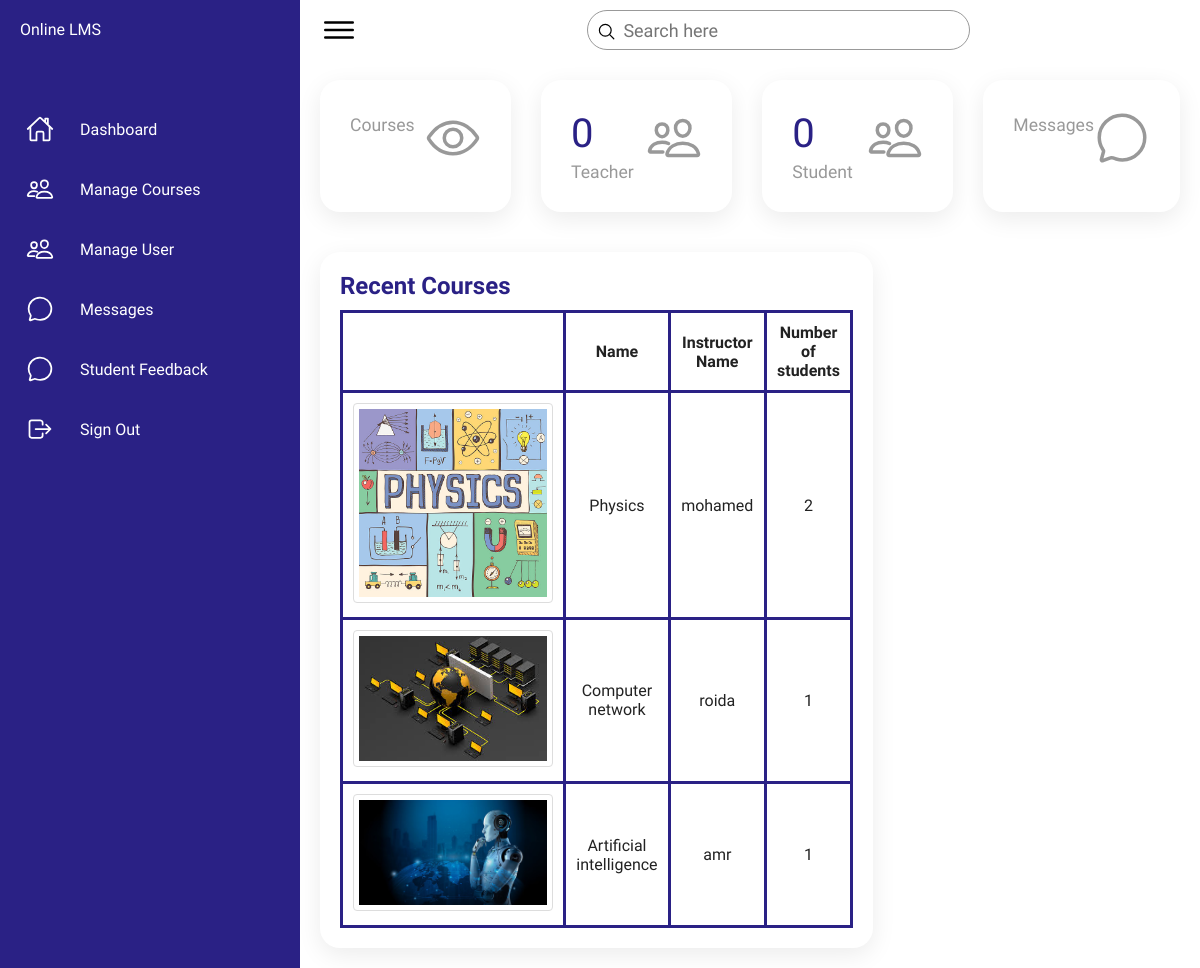
/dashboard.php, run on an earlier commit of the app's database.
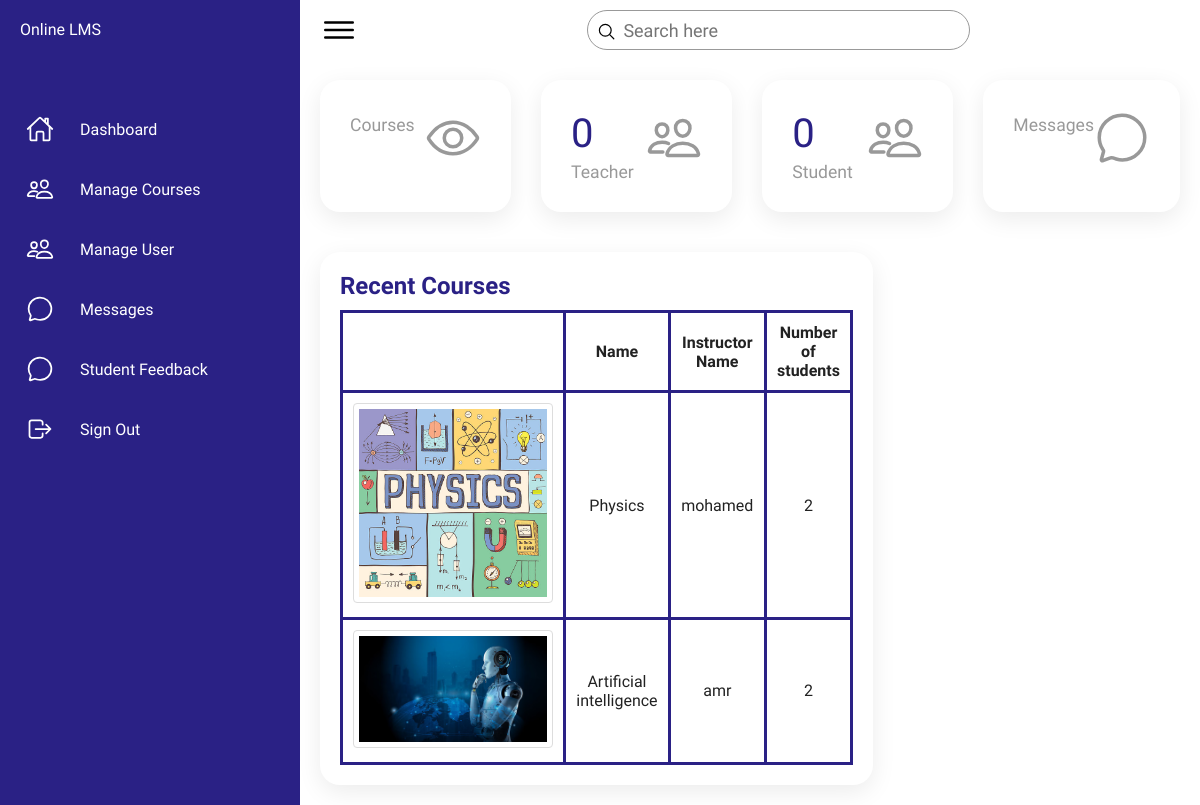
And on a later commit of the database.
### tables this page shows
CREATE TABLE `course` (
  `CourseID` int(11) NOT NULL,
  `CourseName` varchar(50) NOT NULL,
  `Description` text NOT NULL,
  `InstructorID` int(11) NOT NULL,
  `Start_Date` datetime NOT NULL,
  `End_Date` datetime NOT NULL,
  `Image` varchar(500) NOT NULL
);

CREATE TABLE `user` (
  `UserID` int(11) NOT NULL,
  `UserName` varchar(50) NOT NULL,
  `Email` varchar(50) NOT NULL,
  `Password` varchar(100) NOT NULL,
  `Role` varchar(10) NOT NULL,
  `Gender` varchar(10) NOT NULL
);

### classes/Db.classes.php (called while the page is built, shortened)
<?php
class Db {
    private $dbHost="localhost";
        private $dbUser="root";
        private $dbPassword="";
        private $dbName="se";
        protected $connection;
    protected function connect() {
        try {
            $username = "root";
            $pass = "";
            $db = new PDO('mysql:host=localhost;dbname=SE', $username, $pass);
            return $db;
        }
        catch (PDOException $e) {
            print "Error!" . $e->getMessage() . "<br/>";
            die();
        }
    }
    public function openConnection()
        {
           $this->connection=new mysqli($this->dbHost,$this->dbUser,$this->dbPassword,$this->dbName);
          return true;
        }
    public function select($qry)
    {
        $result=$this->connection->query($qry);
        return $result->fetch_all(MYSQLI_ASSOC);
    }
}

### classes/Model/user.classes.php (called while the page is built, shortened)
<?php
class User extends Db {
    protected function getStudentsNum($AdminID) {
        $stmt = $this->connect()->prepare('SELECT COUNT(*) FROM Student WHERE AdminID = ?;');
        if(!$stmt->execute(array($AdminID)))
        {
            $stmt = null;
            header("location: ../../manageUser.php?error=stmtfaild");
            exit();
        }
        $rowCount = $stmt->fetchColumn();
        return $rowCount;
    }
    protected function getTeachersNum($AdminID) {
        $stmt = $this->connect()->prepare('SELECT COUNT(*) FROM Faculty_Member WHERE AdminID = ?;');
        if(!$stmt->execute(array($AdminID)))
        {
            $stmt = null;
            header("location: ../../manageUser.php?error=stmtfaild");
            exit();
        }
        $rowCount = $stmt->fetchColumn();
        return $rowCount;
    }
}

### classes/Control/CourseController.php (called while the page is built, shortened)
<?php
require_once __DIR__ . '/../../classes/Db.classes.php';
class CourseController extends Db
{
    public function getCourses()
    {
        if ($this->openConnection()) {
            $query = "SELECT c.CourseName, u.UserName, c.Image,c.CourseID FROM course c JOIN faculty_member f ON c.InstructorID = f.FacultyID JOIN user u ON f.UserID = u.UserID";
            return $this->select($query);
        } else {
            echo "Error in Database Connection";
            return false;
        }
    }
    public function getNumberOfStudents(int $courseId)
    {
        if ($this->openConnection()) {
            $query = "SELECT COUNT(*) as studentCount FROM student_course WHERE CourseID = '$courseId'";
            $result = $this->select($query);
            if (is_array($result) && isset($result[0]['studentCount'])) {
                return $result[0]['studentCount'];
            } else {
                return 0;
            }
        } else {
            echo "Error in Database Connection";
            return false;
        }
    }
}

### dashboard.php (the view, shortened to what this page needs)
<?php
include "classes/Db.classes.php";
include "classes/Model/user.classes.php";
include "classes/View/user-view.classes.php";
require_once 'classes/Control/CourseController.php';
$courseController = new CourseController;
$courses = $courseController->getCourses();
?>
<!DOCTYPE html>
<html lang="en">
<head>
    <link rel="stylesheet" type="text/css" href="css/Dashboard.css">
</head>
<?php
include_once "sidebar.php";
?>
<div class="search">
    <label>
        <input type="text" placeholder="Search here">
        <ion-icon name="search-outline"></ion-icon>
    </label>
</div>
</div>
<?php
include_once "cards.php"
?>
<div class="details">
    <div class="recentOrders">
        <div class="cardHeader">
            <h2>Recent Courses</h2>
        </div>
        <table>
            <?php
            if (count($courses) == 0) {
            ?>
                <br>
                <div class="alert">
                    <strong>No Avilable Courses!</strong>
                </div><?php
                    } else { ?>
                <thead>
                    <tr>
                        <td></td>
                        <td>Name</td>
                        <td>Instructor Name</td>
                        <td>Number of students</td>
                    </tr>
                </thead>
                <?php
                        $totalCourses = count($courses);
                        $endIndex = max($totalCourses - 5, 0);
                        for ($i = $totalCourses - 1; $i >= $endIndex; $i--) {
                            $course = $courses[$i]; ?>
                    <tbody>
                        <tr>
                            <td><img src="<?php echo $course["Image"] ?>" alt="Course Image"></td>
                            <td><?php echo $course["CourseName"] ?></td>
                            <td><?php echo $course["UserName"] ?></td>
                            <td>
                                    <?php
                                    $numberOfStudents = $courseController->getNumberOfStudents($course['CourseID']);
                                    if ($numberOfStudents !== false) {
                                        echo $numberOfStudents;
                                    } else {
                                        echo "Error retrieving number of students.";
                                    } ?>
                                </td>
                        </tr>
                    </tbody>
            <?php }
                    }
            ?>
        </table>
    </div>
</div>
</div>
</div>
</body>
</html>

### sidebar.php
<body>
	<div class="container">
		<div class="navigation">
			<ul>
				<li>
					<a href="dashboard.php"><span class="title">Online LMS</span></a>
				</li>
				<li>
					<a href="dashboard.php">
						<span class="icon">
							<ion-icon name="home-outline"></ion-icon>
						</span>
						<span class="title">Dashboard</span>
					</a>
				</li>
				<li>
					<a href="manageCourse.php">
						<span class="icon">
							<ion-icon name="people-outline"></ion-icon>
						</span>
						<span class="title">Manage Courses</span>
					</a>
				</li>
				<li>
					<a href="manageUser.php">
						<span class="icon">
							<ion-icon name="people-outline"></ion-icon>
						</span>
						<span class="title">Manage User</span>
					</a>
				</li>
				<li>
					<a href="messages.php">
						<span class="icon">
							<ion-icon name="chatbubble-outline"></ion-icon>
						</span>
						<span class="title">Messages</span>
					</a>
				</li>
				<li>
					<a href="feedback.php">
						<span class="icon">
							<ion-icon name="chatbubble-outline"></ion-icon>
						</span>
						<span class="title">Student Feedback</span>
					</a>
				</li>
				<li>
					<a href="./includes/logout.inc.php">
						<span class="icon">
							<ion-icon name="log-out-outline"></ion-icon>
						</span>
						<span class="title">Sign Out</span>
					</a>
				</li>
			</ul>
		</div>
		<div class="main">
            <div class="topbar">
                <div class="toggle">
                    <ion-icon name="menu-outline"></ion-icon>
                </div>

### cards.php (shortened to what this page needs)
<div class="cardBox">
				<div class="card">
					<div>
						<div class="cardName">Courses</div>
					</div>
					<div class="iconBx">
						<ion-icon name="eye-outline"></ion-icon>
					</div>
				</div>
				<div class="card">
					<div>
						<div class="numbers"><?php $users->fetchTeacherCount($_SESSION["AdminID"]);?></div>
						<div class="cardName">Teacher</div>
					</div>
					<div class="iconBx">
						<ion-icon name="people-outline"></ion-icon>
					</div>
				</div>
				<div class="card">
					<div>
						<div class="numbers"><?php $users->fetchStudentCount($_SESSION["AdminID"]);?></div>
						<div class="cardName">Student</div>
					</div>
					<div class="iconBx">
						<ion-icon name="people-outline"></ion-icon>
					</div>
				</div>
				<div class="card">
					<div>
						<div class="cardName">Messages</div>
					</div>
					<div class="iconBx">
						<ion-icon name="chatbubble-outline"></ion-icon>
					</div>
				</div>
			</div>

### classes/View/user-view.classes.php (shortened to what this page needs)
<?php
class UserView extends User {
    public function fetchStudentCount($AdminID) {
        $rowCount = $this->getStudentsNum($AdminID);
        echo $rowCount;
    }
    public function fetchTeacherCount($AdminID) {
        $rowCount = $this->getTeachersNum($AdminID);
        echo $rowCount;
    }
}

### css/Dashboard.css (style rules this page uses)
* { font-family: "Ubuntu", sans-serif; margin: 0; padding: 0; box-sizing: border-box; }
:root { --blue: #2a2185; --white: #fff; --gray: #f5f5f5; --black1: #222; --black2: #999; }
body { min-height: 100vh; overflow-x: hidden; }
.container { position: relative; width: 100%; }
.navigation { position: fixed; width: 300px; height: 100%; background: var(--blue); border-left: 10px solid var(--blue); transition: 0.5s; overflow: hidden; }
.navigation ul { position: absolute; top: 0; left: 0; width: 100%; }
.navigation ul li { position: relative; width: 100%; list-style: none; border-top-left-radius: 30px; border-bottom-left-radius: 30px; }
.navigation ul li:nth-child(1) { margin-bottom: 40px; pointer-events: none; }
.navigation ul li a { position: relative; display: block; width: 100%; display: flex; text-decoration: none; color: var(--white); }
.navigation ul li a .icon { position: relative; display: block; min-width: 60px; height: 60px; line-height: 75px; text-align: center; }
.navigation ul li a .icon ion-icon { font-size: 1.75rem; }
.navigation ul li a .title { position: relative; display: block; padding: 0 10px; height: 60px; line-height: 60px; text-align: start; white-space: nowrap; }
.main { position: absolute; width: calc(100% - 300px); left: 300px; min-height: 100vh; background: var(--white); transition: 0.5s; }
.topbar { width: 100%; height: 60px; display: flex; justify-content: space-between; align-items: center; padding: 0 10px; }
.toggle { position: relative; width: 60px; height: 60px; display: flex; justify-content: center; align-items: center; font-size: 2.5rem; cursor: pointer; }
.search { position: relative; width: 400px; margin: 0 25%; }
.search label { position: relative; width: 100%; }
.search label input { width: 100%; height: 40px; border-radius: 40px; padding: 5px 20px; padding-left: 35px; font-size: 18px; outline: none; border: 1px solid var(--black2); }
.search label ion-icon { position: absolute; top: 0; left: 10px; font-size: 1.2rem; }
.cardBox { position: relative; width: 100%; padding: 20px; display: grid; grid-template-columns: repeat(4, 1fr); grid-gap: 30px; }
.cardBox .card { position: relative; background: var(--white); padding: 30px; border-radius: 20px; display: flex; justify-content: space-between; cursor: pointer; box-shadow: 0 7px 25px rgba(0, 0, 0, 0.08); }
.cardBox .card .numbers { position: relative; font-weight: 500; font-size: 2.5rem; color: var(--blue); }
.cardBox .card .cardName { color: var(--black2); font-size: 1.1rem; margin-top: 5px; }
.cardBox .card .iconBx { font-size: 3.5rem; color: var(--black2); }
.details { position: relative; width: 100%; padding: 20px; display: grid; grid-template-columns: 2fr 1fr; grid-gap: 30px; }
.details .recentOrders { position: relative; display: grid; min-height: 500px; background: var(--white); padding: 20px; box-shadow: 0 7px 25px rgba(0, 0, 0, 0.08); border-radius: 20px; }
.details .recentOrders { position: relative; display: flex; flex-direction: column; min-height: 500px; background: var(--white); padding: 20px; box-shadow: 0 7px 25px rgba(0, 0, 0, 0.08); border-radius: 20px; }
.details .cardHeader { height: fit-content; }
.cardHeader h2 { font-weight: 600; color: var(--blue); }
.details table { width: 100%; border-collapse: collapse; margin-top: 10px; }
.details table thead td { font-weight: 600; border: 3px solid var(--blue); padding: 5px; }
.details .recentOrders table td { color: var(--black1); text-align: center; border: 3px solid var(--blue); padding: 10px; }

### dashboard.php (style rules this page uses)
img { border: 1px solid #ddd; border-radius: 4px; padding: 5px; width: 200px; }

What changed in the data, as far as the page shows it:
removed course: Image (picture), CourseName "Computer network", user.UserName "roida", numberOfStudents "1"
computed for course "Artificial intelligence": numberOfStudents "1" → "2"
